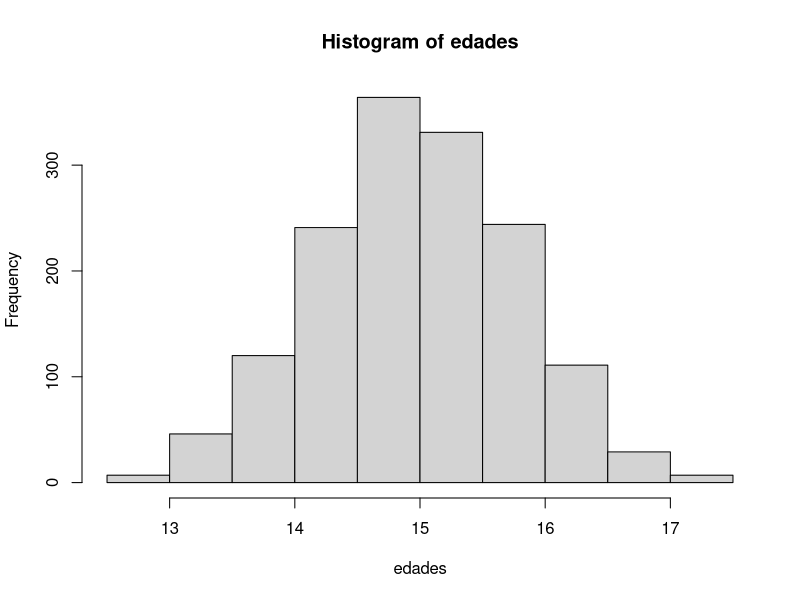
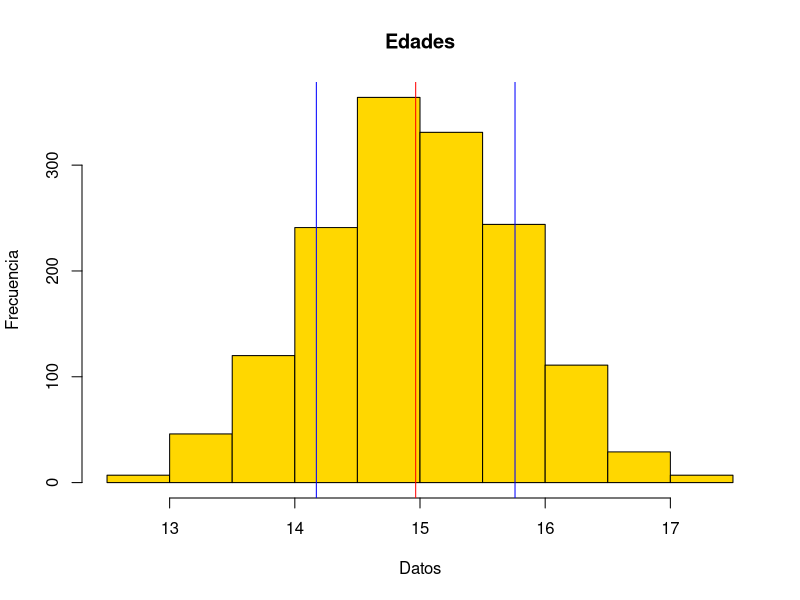

Recreate these plots in R, in order.
#Practice 2
#20 more functions in R and make an example of it


#funtion 1 y 2 
#the functions rbind() and cbind(),
#make a matrices union with references to his rows or columns,
#the next example show how working 
m1 <- matrix(1, nr = 2, nc = 2)
m2 <- matrix(2, nr = 2, nc = 2)
rbind(m1, m2)
cbind(m1, m2)

#funtion 3
#the function t()is used for matrice transposition, the next example show how working.
t(m1)
t(m2)
#funtion 4
#the function diag() is can used for extract or modified the matrices diagonal  
#or make a diagonal matrice, the next example show how working
diag(m1)

#funtion 5 
#the function set.seed() is used for replicated the result, the next example show how working. 
#funtion 6
#the function rnorm() is used for create a distribution normal 
#random, the next example show how working
set.seed(29)
edades <- rnorm(n = 1500, mean = 15, sd = .75)
edades[1:10]

#funtion 7
#the function hist() create a histogram just only need a matrice,
#the next example show how working.

hist(x = edades)

#funtion 8 Y 9
#the functions mean() and sd() we can calculate the median and the deviation standar, 
#the next example show how working

media <- mean(edades)
desv_est <- sd(edades)

#funtion 10
#the function abline() is used for create a line and is used for different options, 
#the next example show how working 

hist(edades, main = "Edades", xlab = "Datos", ylab = "Frecuencia", col = "gold")
abline(v = media, col = "red")
abline(v = media + (desv_est * c(1, -1)), col = "blue")

#funtion 11
#the function options() is used for change of amplitude on the screen 
#,the next example show how working

options(width=40)
1:100

#funtion 12 y 13
#the functions seq() and rep() is used for create vectors,the next example show how working
seq(1,20)
seq(1,20, by=2)
seq(20,1)
seq(20,1, by=-2)
rep(3,12)
rep(seq(2,20,by=2),2)
rep(c(1,4),c(3,2))
rep(c(1,4), each=3)

#funtion 14
#names() is a function for assign names to vectors,the next example show how working
x<-c(3.141592, 2.718281)
names(x)<-c("pi","e")
x 
#funtion 15
#cumsum() give a cumulative sum of vector components,the next example show how working
cumsum(x) 

#funtion 16 y 17
#max() and min() given a maximum and minimum  of the vector components,
#the next example show how working
max(x)
min(x) 
#funtion 18 , 19 , 20 y 21
#mean() and median() and var() and sd() given a average and median and
#quasi-variance and quasi deviation of the vector components,the next example show how working
mean(x)
median(x)
var(x)
sd(x)